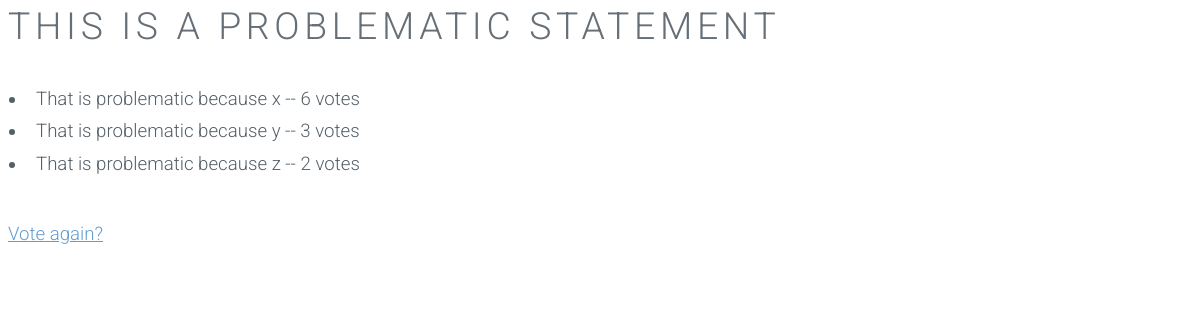
Page /polls/1/results/ on the committed database.
### polls/models.py (models this page shows, shortened)
class Comment(models.Model):
    comment_text = models.CharField(max_length=200)
    pub_date = models.DateTimeField(auto_now_add=True)

class Choice(models.Model):
    choice_text = models.CharField(max_length=200)
    votes = models.IntegerField(default=0)
    comment = models.ForeignKey(Comment, on_delete=models.CASCADE)

### polls/views.py (the view)
# urls.py: url(r'^(?P<pk>[0-9]+)/results/$', views.ResultsView.as_view(), name='results'),
class ResultsView(generic.DetailView):
    model = Comment
    template_name = 'polls/results.html'

### polls/templates/polls/results.html
{% load static %}
<link rel="stylesheet" type="text/css" href="{% static 'polls/style.css' %}" />
<h1>{{ comment.comment_text }}</h1>
<ul>
{% for choice in comment.choice_set.all %}
    <li>{{ choice.choice_text }} -- {{ choice.votes }} vote{{ choice.votes|pluralize }}</li>
{% endfor %}
</ul>
<a href="{% url 'polls:detail' comment.id %}">Vote again?</a>

### polls/static/polls/style.css (style rules this page uses)
a { color: #629DD1; text-decoration: underline; }
h1, h2, h3, h4, h5, h6 { color: #666f77; font-weight: 300; line-height: 1em; margin: 0 0 1em 0; text-transform: uppercase; letter-spacing: 0.125em; }
ul { list-style: disc; margin: 0 0 2em 0; padding-left: 1em; }
ul li { padding-left: 0.5em; }

### rows in the picture
Comment: comment_text "THIS IS A PROBLEMATIC STATEMENT"
Choice: choice_text "That is problematic because x", votes "6"
Choice: choice_text "That is problematic because y", votes "3"
Choice: choice_text "That is problematic because z", votes "2"
